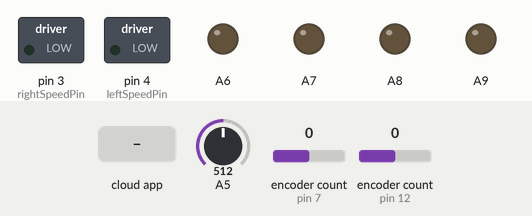
A sketch run on a simulated Arduino Mega 2560, built with avr-gcc and run on an emulated ATmega2560. On the bench: switched loads named in the sketch (green lamp = pin HIGH), output pins drawn as LEDs (lit = HIGH). The inputs (shaded band) are chosen by the test bench; at power-on: A5 = 512, encoder count (sensors on pin 7, pin 12) 0. The ROS host is connected and sends only what is stated.

Above: at 1.2 s.
1.3 s: the phone or cloud app sets wheel_analog to 0
At 1.9 s:
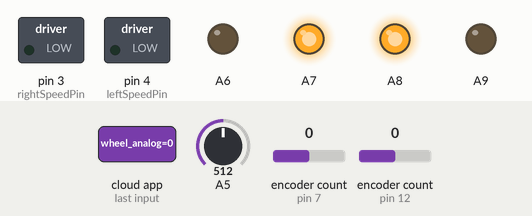
2.8 s: the phone or cloud app sets wheel_analog to 1
At 3.2 s:
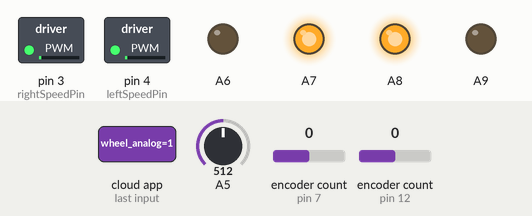
Timing chart, 0 to 5.8 s (numbered marks = the images above; inputs shaded):
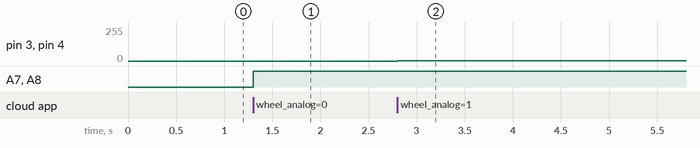

The sketch:

micro_ros_MARIAM_testing.ino
```cpp
#include <micro_ros_arduino.h>
#include <Movement.h>
#include <Encoder.h>
#include <rcl/rcl.h>
#include <rclc/rclc.h>
#include <rclc/executor.h>
#include <std_msgs/msg/int32.h>
#include <std_msgs/msg/float32.h>
#include <geometry_msgs/msg/twist.h>

// Pin assignments for the motor driver and encoders
byte rightDirectionA = A8;
byte rightDirectionB = A9;
byte rightSpeedPin = 3;
byte leftDirectionA = A6;
byte leftDirectionB = A7;
byte leftSpeedPin = 4;

byte leftEncoderA = 12;
byte leftEncoderB = 11;
byte rightEncoderA = 7;
byte rightEncoderB = 6;

const double WHEEL_CIRCUMFERENCE = 0.3613; // Meters
const int TICKS_PER_ROTATION = 8400; // Encoder ticks per wheel rotation

// Motor and encoder setup
Movement move(rightSpeedPin, rightDirectionA, rightDirectionB, leftSpeedPin, leftDirectionA, leftDirectionB);
Encoder leftEncoder(leftEncoderA, leftEncoderB);
Encoder rightEncoder(rightEncoderA, rightEncoderB);

// ROS 2 node, publishers, subscribers, and messages
rcl_node_t node;
rcl_publisher_t left_total_ticks_publisher;
rcl_publisher_t right_total_ticks_publisher;
rcl_publisher_t wheel_velocity_publisher;
rcl_publisher_t force_publisher;
rcl_subscription_t wheel_analog_subscriber;

std_msgs__msg__Int32 left_wheel_total_ticks_msg;
std_msgs__msg__Int32 right_wheel_total_ticks_msg;
geometry_msgs__msg__Twist wheel_velocity_msg;
std_msgs__msg__Int32 analog_msg;  // Changed from Float32 to Int32
std_msgs__msg__Float32 force_msg;

// ROS 2 support structures
rclc_support_t support;
rcl_allocator_t allocator;
rclc_executor_t executor;
rcl_timer_t timer;

// Running totals for encoder ticks
long left_total_ticks = 0;
long right_total_ticks = 0;

// Global variables for force averaging
float force_samples[30];  // Array to store force readings
int force_sample_count = 0; // Counter for the number of stored samples
int averaging_window = 5;

// Helper function to convert ticks to meters
double ticksToMeters(long ticks) {
    return (ticks / (double)TICKS_PER_ROTATION) * WHEEL_CIRCUMFERENCE;
}

// Function for building a list of the most recent force readings
// Used for debugging force values
void add_force_sample(float new_sample) {
  // Shift samples if buffer is full
  if (force_sample_count >= averaging_window) {
    for (int i = 1; i < averaging_window; i++) {
      force_samples[i - 1] = force_samples[i];
    }
    force_samples[averaging_window - 1] = new_sample;
  } else {
    // Add new sample
    force_samples[force_sample_count++] = new_sample;
  }
}

// Function for averaging our forces list
// Used for debugging force values
float compute_average_force() {
  float sum = 0.0;
  int count = force_sample_count < averaging_window ? force_sample_count : averaging_window;
  for (int i = 0; i < count; i++) {
    sum += force_samples[i];
  }
  return count > 0 ? sum / count : 0;
}

// Timer callback to update and publish velocities and total ticks
void timer_callback(rcl_timer_t *timer, int64_t last_call_time) {
    if (timer == NULL) return;

    // Convert elapsed time from nanoseconds to seconds
    double elapsed_time_sec = last_call_time / 1e9;

    // Get current encoder values and reset them
    long left_ticks = leftEncoder.readAndReset();
    long right_ticks = -rightEncoder.readAndReset(); // Right encoder is reversed

    // Accumulate total ticks
    left_total_ticks += left_ticks;
    right_total_ticks += right_ticks;

    // Publish total encoder ticks
    left_wheel_total_ticks_msg.data = left_total_ticks;
    right_wheel_total_ticks_msg.data = right_total_ticks;

    rcl_publish(&left_total_ticks_publisher, &left_wheel_total_ticks_msg, NULL);
    rcl_publish(&right_total_ticks_publisher, &right_wheel_total_ticks_msg, NULL);

    // Calculate velocities in meters per second using the elapsed time
    double left_wheel_speed = ticksToMeters(left_ticks) / elapsed_time_sec;  // m/s
    double right_wheel_speed = ticksToMeters(right_ticks) / elapsed_time_sec; // m/s

    // Publish velocities as a Twist message
    wheel_velocity_msg.linear.x = (left_wheel_speed + right_wheel_speed) / 2; // Average linear velocity
    wheel_velocity_msg.angular.z = (right_wheel_speed - left_wheel_speed) / WHEEL_CIRCUMFERENCE; // Angular velocity

    // Read new force data and add it to the sample buffer
    float current_force = analogRead(A5) * (5.0 / 1023.0);
    add_force_sample(current_force);

    // Compute the average force and publish it
    force_msg.data = compute_average_force();

    rcl_publish(&force_publisher, &force_msg, NULL);
    rcl_publish(&wheel_velocity_publisher, &wheel_velocity_msg, NULL);
}

// Callback function for wheel_analog subscriber (receiving Int32)
void wheel_analog_callback(const void *msgin) {
    const std_msgs__msg__Int32 *msg = (const std_msgs__msg__Int32 *)msgin;
    int motor_speed = msg->data;  // Directly use the received Int32 value

    // Ensure the speed is within the valid range [0, 255]
    motor_speed = constrain(motor_speed, 0, 255);

    // Set both motors to the received speed
    move.forward(motor_speed, motor_speed);
}

void setup() {
    // Initialize micro-ROS communication
    set_microros_transports();

    // Initialize motor control and encoders
    move.stop();  // Start with motors stopped
    leftEncoder.write(0);
    rightEncoder.write(0);

    // Initialize ROS 2
    allocator = rcl_get_default_allocator();
    rclc_support_init(&support, 0, NULL, &allocator);
    rclc_node_init_default(&node, "wheel_velocity_node", "", &support);

    // Initialize total tick publishers
    rclc_publisher_init_default(
        &left_total_ticks_publisher,
        &node,
        ROSIDL_GET_MSG_TYPE_SUPPORT(std_msgs, msg, Int32),
        "/total_wheel_ticks/left");

    rclc_publisher_init_default(
        &right_total_ticks_publisher,
        &node,
        ROSIDL_GET_MSG_TYPE_SUPPORT(std_msgs, msg, Int32),
        "/total_wheel_ticks/right");

    // Initialize wheel velocity publisher
    rclc_publisher_init_default(
        &wheel_velocity_publisher,
        &node,
        ROSIDL_GET_MSG_TYPE_SUPPORT(geometry_msgs, msg, Twist),
        "/wheel_vel");

    // Initialize force publisher
    rclc_publisher_init_default(
        &force_publisher,
        &node,
        ROSIDL_GET_MSG_TYPE_SUPPORT(std_msgs, msg, Float32),
        "/force");

    // Initialize wheel_analog subscriber (for Int32 type)
    rclc_subscription_init_default(
        &wheel_analog_subscriber,
        &node,
        ROSIDL_GET_MSG_TYPE_SUPPORT(std_msgs, msg, Int32),
        "/wheel_analog");

    // Create timer for publishing velocities and ticks at 30ms intervals
    rclc_timer_init_default(&timer, &support, RCL_MS_TO_NS(30), timer_callback);

    // Create executor to manage the timer and subscriber callbacks
    rclc_executor_init(&executor, &support.context, 2, &allocator);
    rclc_executor_add_timer(&executor, &timer);
    rclc_executor_add_subscription(&executor, &wheel_analog_subscriber, &analog_msg, &wheel_analog_callback, ON_NEW_DATA);
}

void loop() {
    // Spin the executor to handle the timer callback and subscription
    rclc_executor_spin_some(&executor, RCL_MS_TO_NS(100));
}
```

Measured:
- after the input at 1.3 s, A7, A8: LOW → HIGH at once
- after the input at 2.8 s, pin 3 (rightSpeedPin), pin 4 (leftSpeedPin): 0/255 → 1/255 at once
